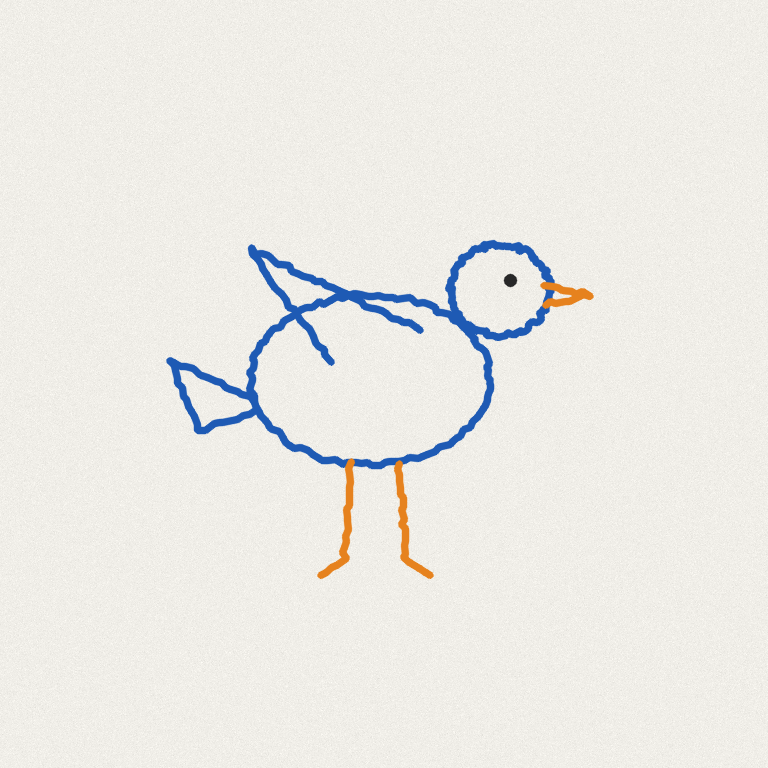
#> input picture animal-monster/drawings/animal_bird.png, 768 x 768 px; its folder holds only this picture in this run
$ python quadruped.py drawings/animal_bird.png
#> lines starting #> are read from the running program, lines starting #| are printed output that depends on the picture; after the words box and inside, x2 and y2 are one past the last pixel; in counts of white or black regions, pixels touching at a corner belong together
### animal-monster/shape_rig.py
"""무엇을 그렸는지 몰라도 움직이는 3단계 시험판.

마스크 → 뼈대 선(skeletonize) → 끝점 = 튀어나온 곳 → 끝점마다 기준점 3개 → ARAP 로 변형 → GIF.
관절 모델을 쓰지 않는다.

    python shape_rig.py                          # drawings/ 전체
    python shape_rig.py monster_blob worm        # drawings/ 에서 이름으로
    python shape_rig.py 사진.jpg 폴더/ --out 결과   # 아무 그림 파일 · 폴더
"""
import argparse
import heapq
import math
import sys
import time
from pathlib import Path

import cv2
import imageio.v2 as imageio
import numpy as np
from scipy.spatial import Delaunay
from skimage.morphology import skeletonize

from arap2d import ARAP2D

HERE = Path(__file__).parent
OUT = HERE / "shape"
MAX_SIDE = 400
MAX_INPUT = 1600  # 휴대폰 사진처럼 큰 그림은 먼저 줄인다 (시험 그림 17장은 모두 이보다 작다)
FRAMES = 32
IMG_EXT = {".png", ".jpg", ".jpeg", ".webp", ".bmp"}


def load_image(path: Path):
    """한글 경로 · 투명 PNG · 흑백 · 16비트도 BGR 8비트로 읽는다. 투명한 곳은 흰 종이로 본다."""
    img = cv2.imdecode(np.fromfile(str(path), np.uint8), cv2.IMREAD_UNCHANGED)
#> img is the input picture: shape (768, 768, 3); mean B, G, R 230, 234.6, 235.9
    if img is None:
        raise ValueError("그림 파일로 읽을 수 없다")
    if img.dtype != np.uint8:
        img = (img / 257).astype(np.uint8)
    if img.ndim == 2:
        img = cv2.cvtColor(img, cv2.COLOR_GRAY2BGR)
    elif img.shape[2] == 4:
        a = img[..., 3:].astype(np.float32) / 255
        img = (img[..., :3] * a + 255 * (1 - a)).astype(np.uint8)
    s = MAX_INPUT / max(img.shape[:2])
    if s < 1:
        img = cv2.resize(img, (round(img.shape[1] * s), round(img.shape[0] * s)), interpolation=cv2.INTER_AREA)
    return img


# ---------- 1. 자르기 · 마스크 ----------
# [5 lines left out: function is_straight, not called in this run]


def crop_and_mask(img, notes):
    g = cv2.cvtColor(img, cv2.COLOR_BGR2GRAY)
    h, w = g.shape
    ink = cv2.adaptiveThreshold(g, 255, cv2.ADAPTIVE_THRESH_GAUSSIAN_C, cv2.THRESH_BINARY_INV, 51, 10)
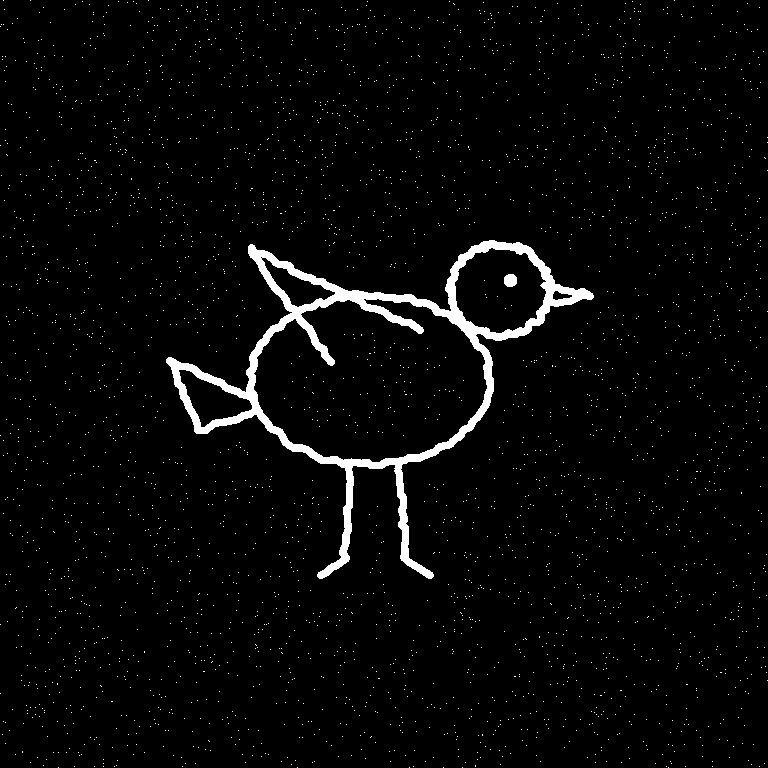
#> ink: shape (768, 768); 3% white; 3188 white regions (3186 under 20 px), largest, box (x1, y1, x2, y2) and area: (166, 240, 594, 579) 14135, (504, 274, 517, 287) 143
    ink = cv2.morphologyEx(ink, cv2.MORPH_OPEN, np.ones((3, 3), np.uint8))
#> ink: shape (768, 768); 2.4% white; 2 white regions, box (x1, y1, x2, y2) and area: (166, 240, 594, 579) 14127, (504, 274, 517, 287) 143
    # 종이 가장자리 · 책상 그림자처럼 사진 테두리에 닿는 선은 그림이 아니다
    # 단, 닿는 선이 안 닿는 선보다 많으면 그림이 종이를 꽉 채운 것이다. 그때는 곧은 선만 뺀다.
    n, lab, st, _ = cv2.connectedComponentsWithStats(ink)
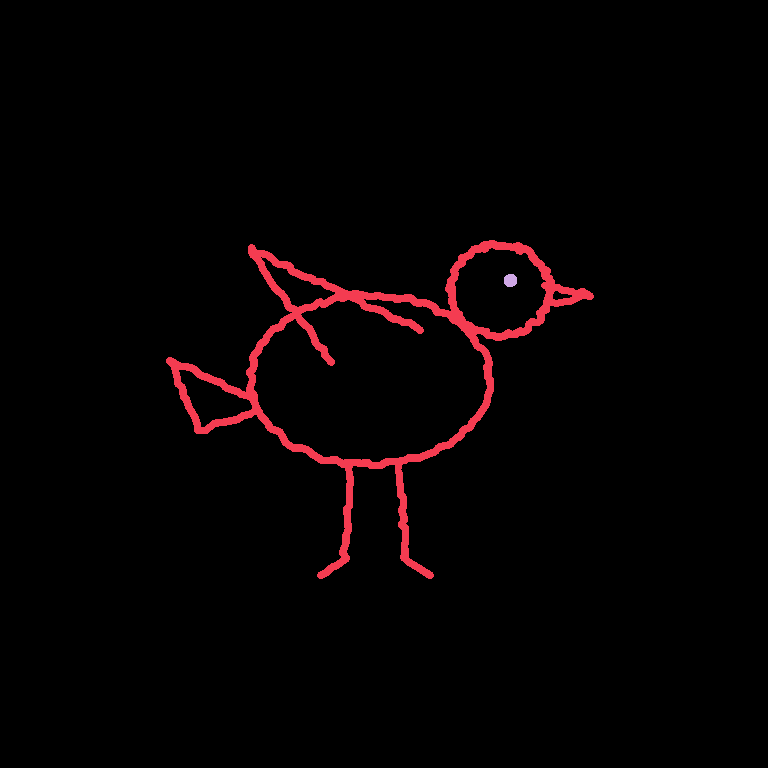
#> lab: shape (768, 768) int32; 3 distinct labels, from 0 to 2; one colour per label, 0 black
#> n = 3; st = [[0, 0, 768, 768, 575554], [166, 240, 428, 339, 14127], [504, 274, 13, 13, 143]]
    area = st[:, cv2.CC_STAT_AREA]
#> area = [575554, 14127, 143]
    edge = {k for k in range(1, n) if area[k] >= 30 and (st[k, 0] <= 1 or st[k, 1] <= 1 or st[k, 0] + st[k, 2] >= w - 1 or st[k, 1] + st[k, 3] >= h - 1)}
#> edge = 0 items
    inner = sum(area[k] for k in range(1, n) if area[k] >= 30 and k not in edge)
#> inner = 14270
    full = inner < sum(area[k] for k in edge)
#> full = False
    if full:
        notes.append("그림이 사진 가장자리에 닿음 → 곧은 선만 뺌")
    for k in range(1, n):
        if area[k] < 30 or (k in edge and (not full or is_straight(lab, k))):
            ink[lab == k] = 0
    ys, xs = np.nonzero(ink)
#> ys = 14270 values from 240 to 578; xs = 14270 values, max 593 at index 3311, min 166 at index 7750, mean 374.5
    if len(xs) == 0:
        raise ValueError("그림 선을 찾지 못했다 (너무 연하거나 빈 그림)")
    x0, x1, y0, y1 = xs.min(), xs.max(), ys.min(), ys.max()
#> x0 = 166; x1 = 593; y0 = 240; y1 = 578
    pad = int(0.15 * max(x1 - x0, y1 - y0))
#> pad = 64
    x0, y0, x1, y1 = max(0, x0 - pad), max(0, y0 - pad), min(w, x1 + pad), min(h, y1 + pad)
#> x0 = 102; y0 = 176; x1 = 657; y1 = 642
    crop = img[y0:y1, x0:x1]
    s = MAX_SIDE / max(crop.shape[:2])
    crop = cv2.resize(crop, (int(crop.shape[1] * s), int(crop.shape[0] * s)), interpolation=cv2.INTER_AREA)
#> crop: shape (335, 400, 3)

    # Meta segment() 와 같은 생각: 선을 굵게 이어 붙이고, 바깥에서 flood fill 해서 안을 채운다
    g = cv2.cvtColor(crop, cv2.COLOR_BGR2GRAY)
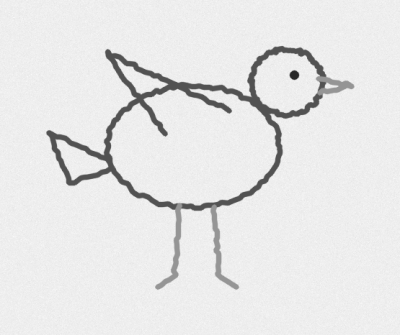
#> g: shape (335, 400); min 40, max 248, mean 230.2
    raw = cv2.adaptiveThreshold(g, 255, cv2.ADAPTIVE_THRESH_GAUSSIAN_C, cv2.THRESH_BINARY_INV, 41, 9)
#> raw: shape (335, 400); 5.6% white; 2 white regions, box (x1, y1, x2, y2) and area: (46, 46, 355, 290) 7487, (289, 70, 299, 80) 79
    raw = cv2.morphologyEx(raw, cv2.MORPH_OPEN, np.ones((2, 2), np.uint8))
#> raw: shape (335, 400); 5.6% white; 2 white regions, box (x1, y1, x2, y2) and area: (47, 47, 355, 291) 7481, (290, 71, 300, 81) 79
    H0, W0 = raw.shape
    n, lab, st, _ = cv2.connectedComponentsWithStats(raw)
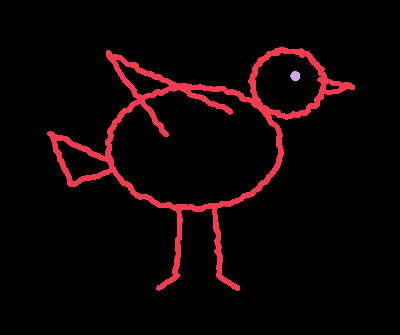
#> lab: shape (335, 400) int32; 3 distinct labels, from 0 to 2; one colour per label, 0 black
#> st = [[0, 0, 400, 335, 126440], [47, 47, 308, 244, 7481], [290, 71, 10, 10, 79]]
    for k in range(1, n):
        x, y, cw, ch = st[k, :4]
        if (x <= 1 or y <= 1 or x + cw >= W0 - 1 or y + ch >= H0 - 1) and (cw > 0.8 * W0 or ch > 0.8 * H0):
            if not full or is_straight(lab, k):
                raw[lab == k] = 0
#> this loop made 2 passes
#> (x, y, cw, ch) on passes 1 to 2: (47, 47, 308, 244), (290, 71, 10, 10)
    H, W = raw.shape
    # 윤곽이 끊겨 있으면 안이 안 채워진다. 채워질 때까지 틈 메우기를 키운다.
    for k in (5, 9, 13, 17):
        ink = cv2.morphologyEx(raw, cv2.MORPH_CLOSE, np.ones((k, k), np.uint8))
        ink = cv2.dilate(ink, np.ones((3, 3), np.uint8), iterations=2)
        ff = np.pad(ink, 1)
        fmask = np.zeros((H + 4, W + 4), np.uint8)
        cv2.floodFill(ff, fmask, (0, 0), 128)
        filled = np.where(ff[1:-1, 1:-1] == 128, 0, 255).astype(np.uint8)
        if (filled > 0).sum() > 1.8 * (ink > 0).sum():
            break
#> this loop made 1 pass
#> pass 1, in crop_and_mask, `filled = np.where(ff[1:-1, 1:-1] == 128, 0, 255).astype(np.uint8)`:
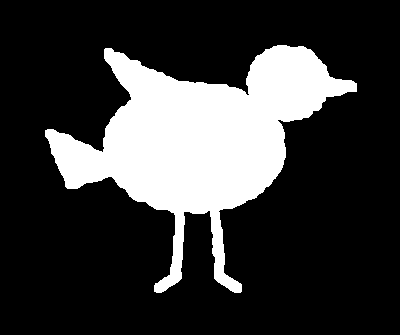
#> filled: shape (335, 400); 22.5% white; 1 white region, box (x1, y1, x2, y2) and area: (45, 45, 357, 293) 30129
#> after the loop:
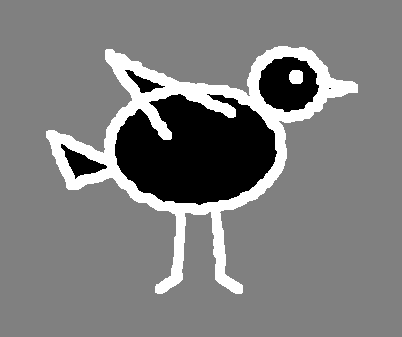
#> ff: shape (337, 402); min 0, max 255, mean 125.7
    # 색칠한 그림은 얇은 윤곽이 끊겨도 칠한 곳이 몸이다. 종이와 색(밝기 말고 a·b)이 다르고 이미 잡은 몸에 붙은 곳을 더한다.
    # 밝기를 안 보니 회색 그림자는 안 들어온다.
    lab_img = cv2.cvtColor(cv2.GaussianBlur(crop, (5, 5), 0), cv2.COLOR_BGR2LAB).astype(np.float32)
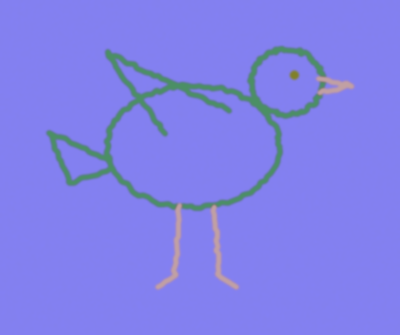
#> lab_img: shape (335, 400, 3) float32; mean B, G, R 233, 128.6, 129.3
    outside = cv2.dilate(filled, np.ones((9, 9), np.uint8)) == 0
#> outside: shape (335, 400) bool; 72.7% white; 1 black region, box (x1, y1, x2, y2) and area: (41, 41, 361, 297) 36581
    if outside.sum() > 100:
        paper = np.median(lab_img[outside], axis=0)
#> paper = [240, 128, 131]
#> (the rest of the program and of its run is left out)
